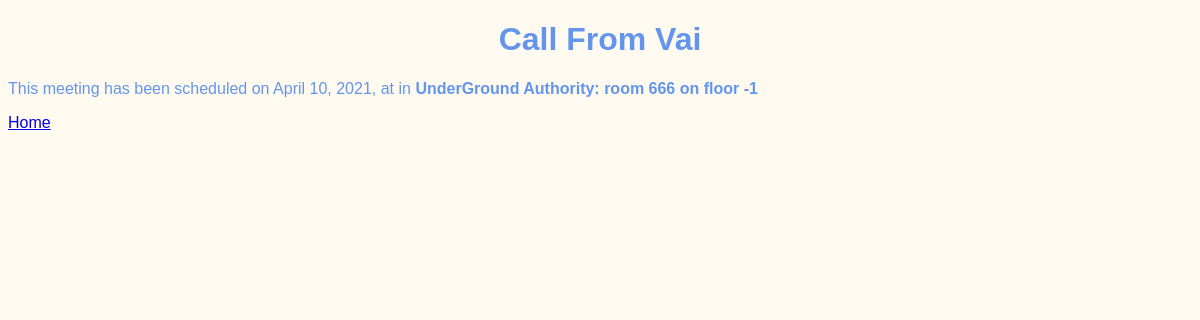
/meeting/3, run on the app's committed database.
### meetings/models.py (models this page shows, shortened)
class Meeting(models.Model):
    title = models.CharField(max_length=200)
    date = models.DateField()
    start_time = models.TimeField(default=time(9))
    duration = models.IntegerField(default=1)
    room = models.ForeignKey(Room, on_delete=models.CASCADE)

class Room(models.Model):
    room_name = models.CharField(max_length=50)
    floor_number = models.IntegerField()
    room_number = models.IntegerField()
    def __str__(self):
        return f"{self.room_name}: room {self.room_number} on floor {self.floor_number}"

### meetings/views.py (the view)
# urls.py: path('<int:id>', views.detail, name="detail"),
def detail(request, id):
    meeting = get_object_or_404(Meeting, pk=id)
    return render(request, "meetings/detail.html", {"meeting": meeting})

### meetings/templates/meetings/detail.html (shortened to what this page needs)
{% extends "base.html" %}
{% block content %}
    <h1>{{meeting.title}}</h1>
<p>
    This meeting has been scheduled on {{meeting.date}}, at
    {{meeting.start_tine}} in <strong>{{meeting.room}}</strong>
</p>
<p>
    <a href="{% url 'welcome' %}">
        Home
    </a>
</p>
{% endblock %}

### website/static/website/style.css (style rules this page uses)
body { font-family: sans-serif; color: #6495ed; background-color: #fffaf0; }
h1 { text-align: center; }

### data on the page
Meeting: title "Call From Vai", date "April 10, 2021", room "UnderGround Authority: room 666 on floor -1"
